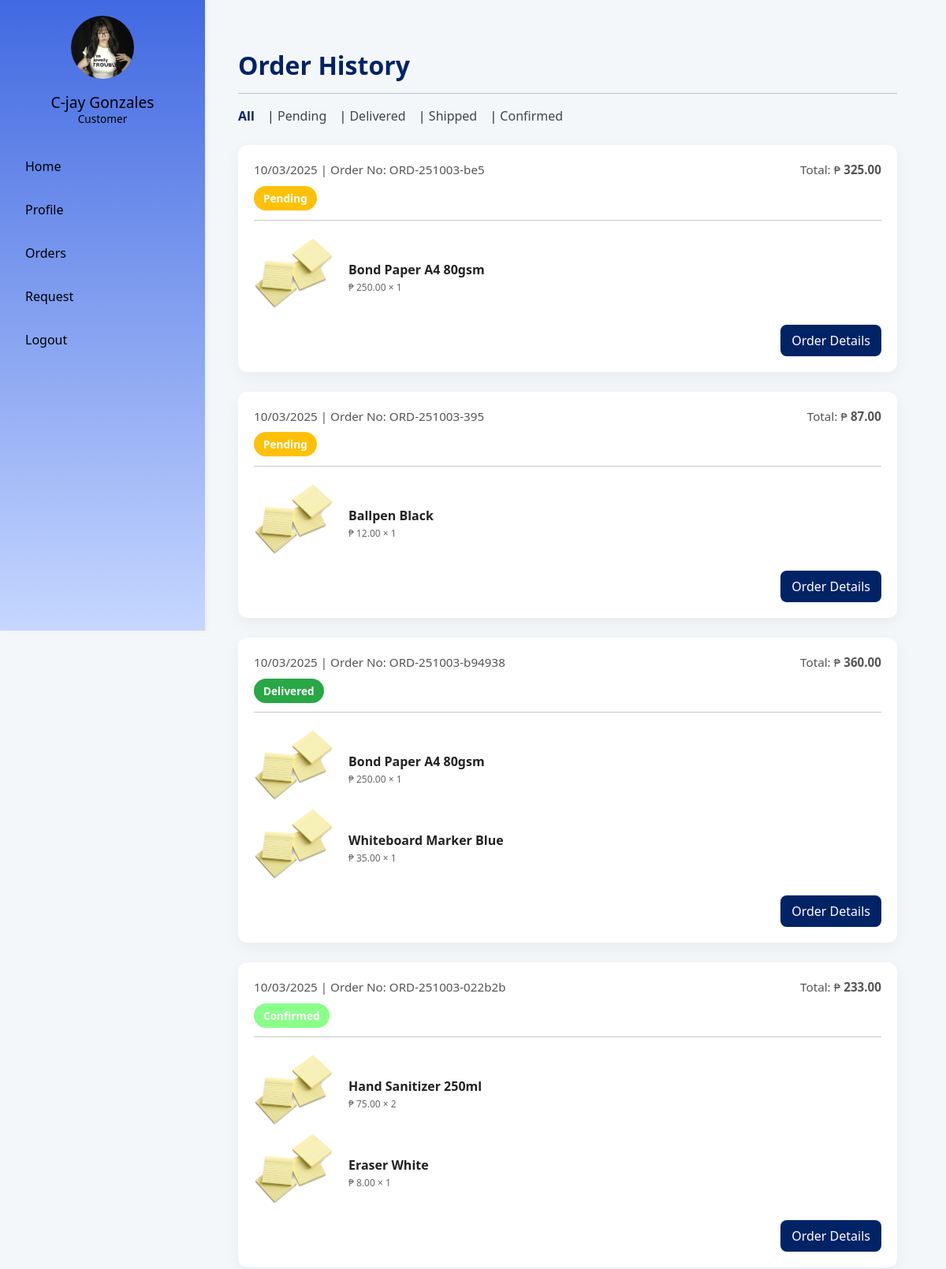
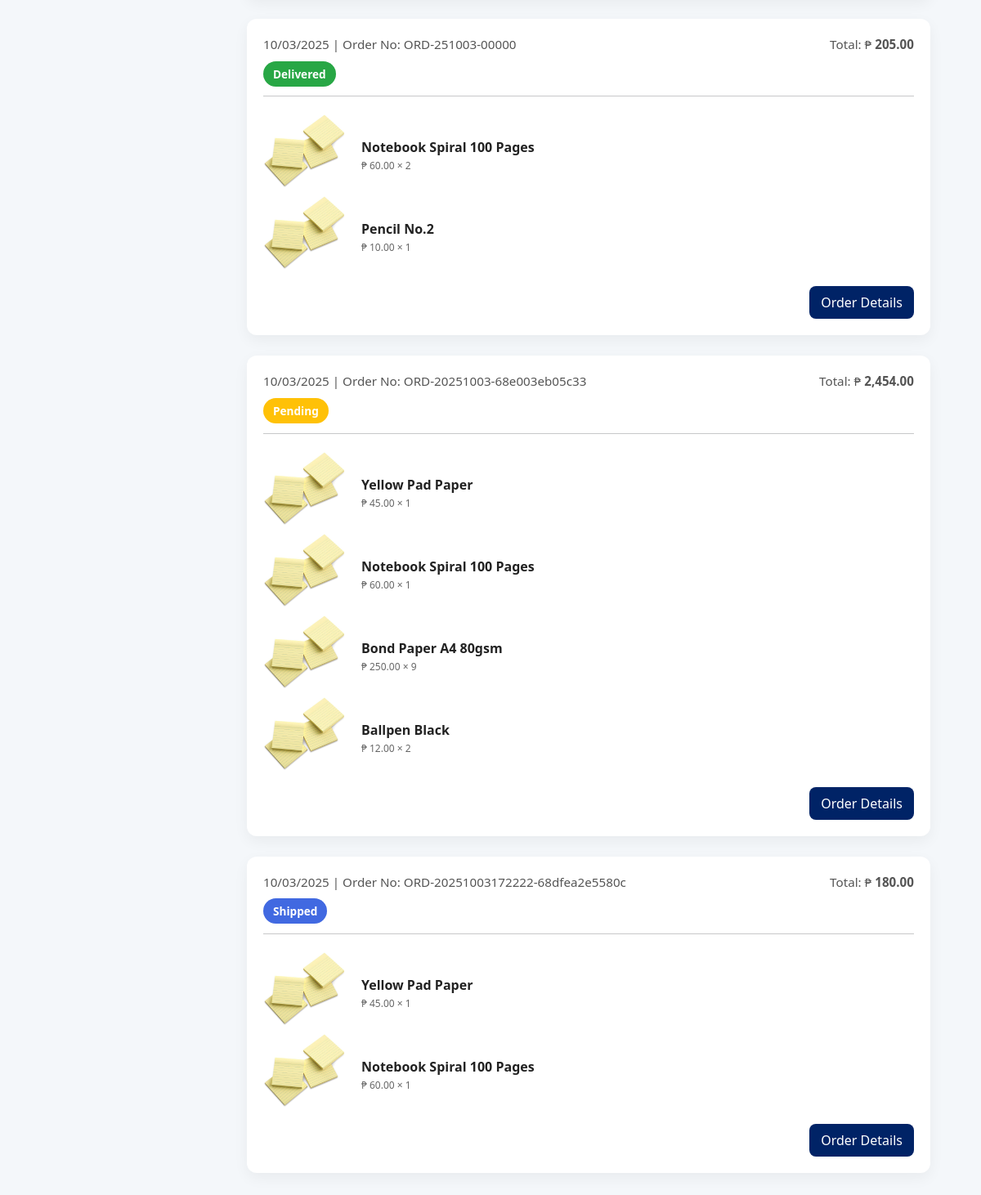
The app's page /user/order-history.php (signed in) with its own data (2 pictures, top to bottom).
### tables this page shows
CREATE TABLE `users` (
  `user_id` int(11) NOT NULL,
  `username` varchar(50) DEFAULT NULL,
  `email` varchar(100) NOT NULL,
  `password` varchar(255) DEFAULT NULL,
  `first_name` varchar(50) NOT NULL,
  `middle_name` varchar(50) NOT NULL,
  `last_name` varchar(50) NOT NULL,
  `gender` varchar(20) NOT NULL DEFAULT 'Prefer not to say',
  `date_of_birth` date DEFAULT NULL,
  `is_verified` tinyint(1) NOT NULL DEFAULT 0,
  `contact_number` varchar(15) NOT NULL,
  `address` text NOT NULL,
  `created_at` datetime NOT NULL DEFAULT current_timestamp(),
  `updated_at` timestamp NOT NULL DEFAULT current_timestamp() ON UPDATE current_timestamp(),
  `isActive` tinyint(1) NOT NULL,
  `verification_token` varchar(64) NOT NULL,
  `token_created_at` datetime NOT NULL DEFAULT current_timestamp(),
  `profile_image` varchar(255) DEFAULT NULL,
  `province_id` int(11) DEFAULT NULL,
  `city_id` int(11) DEFAULT NULL,
  `barangay_id` int(11) DEFAULT NULL
);

CREATE TABLE `order_items` (
  `order_item_id` int(11) NOT NULL,
  `order_id` int(11) NOT NULL,
  `product_id` int(11) NOT NULL,
  `product_name` varchar(150) NOT NULL,
  `product_price` decimal(10,2) NOT NULL,
  `quantity` int(11) NOT NULL,
  `subtotal` decimal(10,2) GENERATED ALWAYS AS (`product_price` * `quantity`) STORED
);

CREATE TABLE `orders` (
  `order_id` int(11) NOT NULL,
  `user_id` int(11) NOT NULL,
  `order_number` varchar(50) NOT NULL,
  `total_amount` decimal(10,2) NOT NULL,
  `shipping_fee` decimal(10,2) NOT NULL DEFAULT 0.00,
  `final_amount` decimal(10,2) NOT NULL,
  `payment_method` enum('COD','Bank Transfer','GCash','Other') NOT NULL,
  `order_status` enum('Pending','Confirmed','Shipped','Delivered','Cancelled') NOT NULL DEFAULT 'Pending',
  `payment_status` enum('Pending','Paid','Failed') NOT NULL DEFAULT 'Pending',
  `delivery_address` text NOT NULL,
  `contact_number` varchar(20) NOT NULL,
  `special_instructions` text DEFAULT NULL,
  `order_date` timestamp NOT NULL DEFAULT current_timestamp(),
  `confirmed_at` timestamp NULL DEFAULT NULL,
  `delivered_at` timestamp NULL DEFAULT NULL,
  `admin_notes` text DEFAULT NULL
);

### auth/auth.php (called while the page is built, shortened)
<?php
      $pdo = connect();
      $stmt = $pdo->prepare("SELECT * FROM users WHERE user_id = :id LIMIT 1");
      $stmt->execute([':id' => $_SESSION['user_id']]);
      $user = $stmt->fetch(PDO::FETCH_ASSOC);
?>

### user/order-history.php (the view, shortened to what this page needs)
<?php
include('../includes/user-sidebar.php');
$pdo = connect();
  try {
    $user_id = $user['user_id'];
     $status = isset($_GET['status']) ? trim($_GET['status']) : 'All';
    $sql = "
    SELECT o.order_id,
    o.order_number, o.final_amount,
    o.order_status, o.payment_method,
    o.order_date,
    oi.product_name, oi.product_price,
    oi.quantity, oi.subtotal
    FROM orders o
    JOIN order_items oi
    ON o.order_id = oi.order_id
    WHERE o.user_id = :user_id
    ";
        $filter = [':user_id' => $user_id];
    $sql .= " ORDER BY o.order_date DESC, o.order_id DESC";
    $stmt = $pdo->prepare($sql);
    $stmt->execute($filter);
    $result = $stmt->fetchAll(PDO::FETCH_ASSOC);
    $order_history = [];
      foreach ($result as $items) {
        $orderId = $items['order_id'];
        if (!isset($order_history[$orderId])) {
        $order_history[$orderId] = [
            'order_number' => $items['order_number'],
            'final_amount' => $items['final_amount'],
            'order_status' => $items['order_status'],
            'payment_method' => $items['payment_method'],
            'order_date' => $items['order_date'],
            'items' => []
        ];
    }
    $order_history[$orderId]['items'][] = [
        'product_name' => $items['product_name'],
        'price' => $items['product_price'],
        'qty' => $items['quantity'],
        'subtotal' => $items['subtotal']
    ];
      }
  } catch (PDOException $e) {
    echo "Database Error: " . $e->getMessage();
  }
?>
<!DOCTYPE html>
<html lang="en" dir="ltr">
<head>
  <link href="../bootstrap-5.3.8-dist/css/bootstrap.min.css" rel="stylesheet">
  <link rel="stylesheet" href="../assets/css/user-sidebar.css">
</head>
<body>
  <div class="container py-4">
    <div class="order-content">
      <h2 class="order-title">Order History</h2>
      <hr>
      <div class="status">
        <a href="?status=All" class="<?= $status === 'All' ? 'active' : '' ?>">All</a> |
        <a href="?status=Pending" class="<?= $status === 'Pending' ? 'active' : '' ?>">Pending</a> |
        <a href="?status=Delivered" class="<?= $status === 'Delivered' ? 'active' : '' ?>">Delivered</a> |
        <a href="?status=Shipped" class="<?= $status === 'Shipped' ? 'active' : '' ?>">Shipped</a> |
        <a href="?status=Confirmed" class="<?= $status === 'Confirmed' ? 'active' : '' ?>">Confirmed</a>
      </div>
      <?php if (!empty($order_history)): ?>
      <?php foreach ($order_history as $orders): ?>
      <div class="items-container">
        <div class="order-header">
          <p><?= date("m/d/Y", strtotime($orders['order_date'])) ?> | Order No: <?= htmlspecialchars($orders['order_number']) ?></p>
          <p>Total: ₱ <strong><?= number_format($orders['final_amount'], 2) ?></strong></p>
        </div>
        <span class="order-status
          <?= $orders['order_status'] === 'Pending' ? 'status-pending' : (
              $orders['order_status'] === 'Delivered' ? 'status-delivered' : (
               $orders['order_status'] === 'Confirmed' ? 'status-confirmed' : (
                 $orders['order_status'] === 'Shipped' ? 'status-shipped' :
                 'status-cancelled'))) ?>">
          <?= $orders['order_status'] ?>
        </span>
        <hr>
        <?php foreach ($orders['items'] as $item): ?>
        <div class="item">
          <img src="../assets/images/products/yellowpad.jpg" alt="item sample">
          <div class="item-text">
            <p class="mb-2"><?= htmlspecialchars($item['product_name']) ?></p>
            <sub>₱ <?= number_format($item['price'], 2) ?> × <?= htmlspecialchars($item['qty']) ?></sub>
          </div>
        </div>
      <?php endforeach; ?>
        <div class="text-end mt-3">
          <a href="order-details.php?order_id=<?= urlencode($orders['order_number']) ?>" class="btn btn-details">Order Details</a>
        </div>
      </div>
      <?php endforeach; ?>
    <?php endif; ?>
</body>
</html>

### includes/user-sidebar.php
<?php require_once __DIR__ .'/../auth/auth.php';
$profileImage = !empty($user['profile_image'])
    ? "../assets/profile-pics/" . htmlspecialchars($user['profile_image'])
    : "../assets/images/default.png";
?>
      <aside class="sidebar">
      <div class="profile text-center">
          <img src="<?php echo $profileImage; ?>"
               alt="User Avatar"
               class="avatar">
          <h2 class="username mt-2">
              <?php echo htmlspecialchars($user['first_name'] . ' ' . $user['last_name']); ?>
          </h2>
          <p class="role">Customer</p>
      </div>
      <nav class="sidebar-nav">
          <ul>
              <li><a href="../pages/index.php">Home</a></li>
              <li><a href="profile.php">Profile</a></li>
              <li><a href="../user/order-history.php">Orders</a></li>
              <li><a href="../user/request.php">Request</a></li>
              <li><a href="../auth/logout.php">Logout</a></li>
          </ul>
      </nav>
    </aside>

### assets/css/user-sidebar.css (style rules this page uses)
.sidebar { width: 260px; min-height: 100vh; background-image: linear-gradient(to bottom, #4169E1, #C6D7FF); padding: 20px; box-shadow: 2px 0 5px rgba(0,0,0,0.05); position: fixed; }
.sidebar .profile { text-align: center; margin-bottom: 30px; }
.sidebar .avatar { width: 80px; height: 80px; border-radius: 50%; object-fit: cover; margin-bottom: 10px; }
.sidebar .username { font-size: 1.2rem; margin: 0; color: black; }
.sidebar .role { font-size: 0.85rem; color: black; }
.sidebar-nav ul { list-style: none; padding: 0; margin: 0; }
.sidebar-nav li { margin-bottom: 15px; }
.sidebar-nav a { text-decoration: none; color: black; font-weight: 500; display: block; padding: 8px 12px; border-radius: 5px; transition: background 0.2s; }

### user/order-history.php (style rules this page uses)
body { background-color: #f4f7fa; font-family: 'Segoe UI', sans-serif; }
.order-content { margin-left: 240px; padding: 40px 20px; }
.order-title { font-weight: 700; color: #002366; margin-bottom: 15px; }
.status { margin-bottom: 25px; }
.status a { text-decoration: none; color: #444; font-weight: 500; margin-right: 12px; transition: 0.2s; }
.items-container { background-color: #ffffff; border-radius: 12px; padding: 20px; margin-bottom: 25px; box-shadow: 0 6px 18px rgba(0, 0, 0, 0.05); transition: all 0.2s ease-in-out; }
.order-header { display: flex; justify-content: space-between; align-items: center; margin-bottom: 15px; }
.order-header p { margin: 0; font-size: 0.95rem; color: #555; }
.order-status { font-size: 0.85rem; font-weight: 600; padding: 6px 12px; border-radius: 30px; color: white; }
.status-pending { background-color: #ffc107; }
.status-delivered { background-color: #28a745; }
.status-shipped { background-color: #4169E1; }
.status-confirmed { background-color: #8AFF8A; }
.status a.active { color: #002366; font-weight: 700; }
.item { display: flex; align-items: center; justify-content: space-between; }
.item img { width: 100px; height: 100px; object-fit: cover; border-radius: 8px; margin-right: 20px; }
.item-text { flex-grow: 1; }
.item-text p { margin: 0; font-weight: 600; color: #222; }
.item-text sub { color: #666; }
.btn-details { background-color: #002366; border: none; color: white; padding: 8px 14px; border-radius: 8px; transition: background 0.2s; }

### records on screen
users: profile_image (picture), first_name+last_name "C-jay Gonzales"
order_items: order.order_date "10/03/2025", order.order_number "ORD-251003-be5", order.final_amount "325.00", order.order_status "Pending", product_name "Bond Paper A4 80gsm", price "250.00", qty "1"
order_items: order.order_date "10/03/2025", order.order_number "ORD-251003-395", order.final_amount "87.00", order.order_status "Pending", product_name "Ballpen Black", price "12.00", quantity "1"
order_items: product_name "Whiteboard Marker Blue", price "35.00", quantity "1"
order_items: product_name "Hand Sanitizer 250ml", product_price "75.00", quantity "2"
order_items: product_name "Eraser White", product_price "8.00", quantity "1"
order_items: product_name "Notebook Spiral 100 Pages", product_price "60.00", quantity "2"
order_items: product_name "Pencil No.2", product_price "10.00", quantity "1"
order_items: product_name "Bond Paper A4 80gsm", product_price "250.00", quantity "9"
order_items: product_name "Ballpen Black", product_price "12.00", quantity "2"

### other values on screen
date("m/d/Y", strtotime($orders['order_date'])) "10/03/2025"
$orders['order_number'] "ORD-251003-b94938"
$orders['final_amount'] "360.00"
$orders['order_status'] "Delivered"
$item['product_name'] "Bond Paper A4 80gsm"
$item['price'] "250.00"
$item['qty'] "1"
$orders['order_number'] "ORD-251003-022b2b"
$orders['final_amount'] "233.00"
$orders['order_status'] "Confirmed"
$orders['order_number'] "ORD-251003-00000"
$orders['final_amount'] "205.00"
$orders['order_number'] "ORD-20251003-68e003eb05c33"
$orders['final_amount'] "2,454.00"
$orders['order_status'] "Pending"
